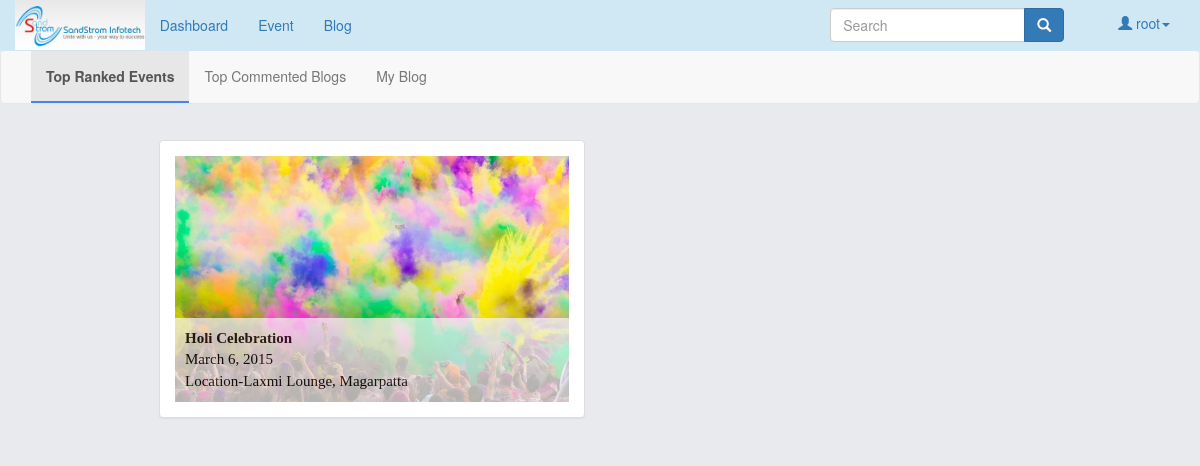
The app's page / (signed in) with its own data.
### event/models.py (models this page shows, shortened)
class Event(models.Model):
    event_name = models.CharField(max_length=200)
    event_thumbnail = models.ImageField(upload_to="images/", null=True, blank=True)
    event_date = models.DateField('Event Date')
    event_time = models.TimeField('Event Time')
    event_location = models.CharField(max_length=400)
    event_description = models.CharField(max_length=700)
    overall_rating = models.FloatField(default=0.0)

### dashboard/views.py (the view, shortened to what this page needs)
# urls.py: url( r'^$', 'dashboard.views.dashboard', name='dashboard'),
@login_required(login_url='/account/login')
def dashboard(request):
        top_ranked_events = Event.objects.order_by('-overall_rating')[:5]
        top_commented_blog = Blog.objects.order_by('-overall_comment')[:5]
        my_blogs = Blog.objects.filter(user=User.objects.get(username=request.user))
        template = loader.get_template('dashboard.html')
        context = RequestContext(request, {
            'top_ranked_events': top_ranked_events,
            'top_commented_blog': top_commented_blog,
            'my_blogs': my_blogs,
            'form_class': BlogForm,
            'form_feedback': FeedbackForm,
            'form_suggestion': SuggestionForm,
            'form_rating': RatingForm,
            'form_comment': CommentForm,
            'template_name': 'dashboard.html',
            'success_url': '/thanks/',
        })
        return HttpResponse(template.render(context))

### media/templates/dashboard.html (shortened to what this page needs)
<!DOCTYPE html>
<html xmlns="http://www.w3.org/1999/html">
<head lang="en">
    {% load static %}
    <link rel="stylesheet" href="{% static 'css/offcanvas.css' %}">
    <link rel="stylesheet" href="{% static 'css/styles.css' %}">
</head>
<body style="background-color:#e9eaed;">
{% include "main_nav.html" %}
<div class="navbar navbar-default" id="subnav"style="margin-top:-20px;">
    <div class="col-md-12">
        <div class="collapse navbar-collapse" id="navbar-collapse2">
          <ul class="nav navbar-nav navbar-left">
             <li  id="topevents" class="active" onclick="topevents()"><a href="#" role="button" data-toggle="modal">Top Ranked Events</a></li>
             <li id="topblogs" onclick="topblogs()"><a href="#" role="button" data-toggle="modal">Top Commented Blogs</a></li>
             <li id="myblog" onclick="myblog()"><a href="#" role="button" data-toggle="modal">My Blog</a></li>
           </ul>
        </div>
     </div>
</div>
<div class="container" id="main" style="">
   <div class="row" style="margin-top:-50px;width:80%;margin-left:auto;margin-right:auto;">
        <div id="topevents_body">
            <div class="col-md-6 col-sm-6">
            {% if top_ranked_events %}
            {% for event in top_ranked_events %}
                <div class="panel panel-default">
                    <div class="panel-body"><div class="wrapper">
                            <img src="../media/{{event.event_thumbnail}}"  class="img-responsive">
                            <a style="text-decoration:none;" href="#eventshow_{{event.id}}" role="button" data-toggle="modal">
                            <div class="description">
                                <p class='description_content'>
                                    <b>{{ event.event_name }}</b><br>
                                    {{event.event_date}}<br>
                                    Location-{{event.event_location}}
                                </p>
                            </div>
                            </a>
                        </div>
                    </div>
                </div>
            {% endfor %}
            {% else %}
                <p>No Events are available.</p>
            {% endif %}
            </div>
        </div>
   </div>
</div>
    {% load bootstrap3 %}
    {% bootstrap_css %}
</body>
</html>

### media/templates/main_nav.html (shortened to what this page needs)
<nav class="navbar navbar-fixed-top header" style="background-color:#D0E8F4;">
 	<div class="col-md-12">
        <div class="navbar-header">
          <a href="/" class="navbar-brand" style="padding:0px;"><img style="height:100%;" class="img-responsive" src="../media/images/logo.jpg" alt="Sand Strom"/></a>
        </div>
        <div class="collapse navbar-collapse" id="navbar-collapse1"style="background-color:#D0E8F4;">
          <form class="navbar-form pull-right">
              <div class="input-group" style="max-width:470px;margin-right:40px;">
                <input type="text" class="form-control" placeholder="Search" name="srch-term" id="srch-term">
                <div class="input-group-btn">
                  <button class="btn btn-default btn-primary" type="submit"><i class="glyphicon glyphicon-search"></i></button>
                </div>
              </div>
              <a href="#" class="dropdown-toggle" style="margin-left:10px; text-decoration:none;" data-toggle="dropdown" role="button" aria-expanded="false"><i class="glyphicon glyphicon-user"></i>&nbsp;{{ user.username }}<span class="caret"></span></a>
          </form>
          <ul class="nav navbar-nav navbar-left">
			 <li><a href="/dashboard">Dashboard</a></li>
			 <li><a href="/events">Event</a></li>
			 <li><a href="/blogs">Blog</a></li>
           </ul>
        </div>
     </div>
</nav>

### static/css/offcanvas.css (style rules this page uses)
html, body { overflow-x: hidden; }
body { padding-top: 70px; }

### static/css/styles.css (style rules this page uses)
body { background-color:#e0e0e0; -webkit-font-smoothing: antialiased; font: normal 14px Roboto,arial,sans-serif; }
.navbar-default { background-color:#f4f4f4;border-width:0;z-index:5; }
.navbar-default .navbar-nav > .active > a,.navbar-default .navbar-nav > li:hover > a { border:0 solid #4285f4;border-bottom-width:2px;font-weight:800;background-color:transparent; }
.header { background-color:#ffffff;border-width:0; }
.header .navbar-collapse { background-color:#ffffff; }
.btn,.form-control,.panel,.list-group,.well { border-radius:1px;box-shadow:0 0 0; }
.form-control { border-color:#d7d7d7; }
.btn-primary { border-color:transparent; }
.btn-primary,.label-primary,.list-group-item.active, .list-group-item.active:hover, .list-group-item.active:focus { background-color:#4285f4; }
.well,.panel { border-color:#d2d2d2;box-shadow:0 1px 0 #cfcfcf;border-radius:3px; }
button { outline: 0; }
#subnav { position:fixed; width:100%; }
#main { padding-top:120px; }
#subnav { margin-top: -2%; }

### media/templates/dashboard.html (style rules this page uses)
div.wrapper { float:left; position:relative; }
div.description { position:absolute; bottom:0px; left:0px; width:100%; background-color:#F8F8F8; font-family: 'tahoma'; font-size:15px; color:black; hover.color:black; opacity:0.7; filter:alpha(opacity=60); }
p.description_content { padding:10px; margin:0px; }

### records on screen
Event: event_thumbnail (picture), event_name "Holi Celebration", event_date "March 6, 2015", event_location "Laxmi Lounge, Magarpatta"

### other values on screen
{{ user.username }} "root"
